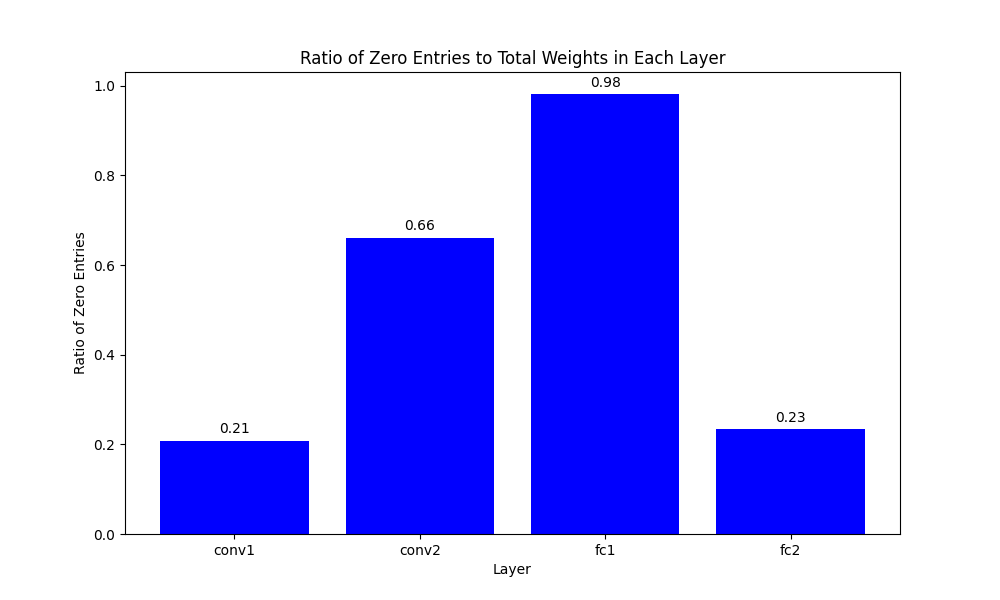

This chart was generated by the following Python code:
# import pandas as pd
# import matplotlib.pyplot as plt
# import csv
# import numpy as np

# csvfile = 'zero_indices.csv'

# zero_indices = {}

# with open('zero_indices.csv', 'r') as csvfile:
#         reader = csv.reader(csvfile)
#         next(reader)  # Skip header
#         for row in reader:
#             layer_name = row[0]
#             index = tuple(map(int, row[1:]))
#             if layer_name not in zero_indices:
#                 zero_indices[layer_name] = []
#             zero_indices[layer_name].append(index)

# layer_names = ['conv1', 'conv2', 'fc1', 'fc2']
# counts = [len(zero_indices.get(layer, [])) for layer in layer_names]

# plt.figure(figsize=(10, 6))
# bars = plt.bar(layer_names, counts, color='blue')

# for bar, count in zip(bars, counts):
#     yval = bar.get_height()
#     plt.text(bar.get_x() + bar.get_width() / 2, yval + 5, count, ha='center', va='bottom')

# plt.xlabel('Layer')
# plt.ylabel('Number of Zero Entries')
# plt.title('Number of Zero Entries in Each Layer')
# plt.ylim(0, max(counts) + 10)  
# plt.show()



import pandas as pd
import matplotlib.pyplot as plt
import csv
import torch
import torch.nn as nn

# Define the model
class Net(nn.Module):
    def __init__(self):
        super(Net, self).__init__()
        self.conv1 = nn.Conv2d(1, 32, 3, 1)
        self.conv2 = nn.Conv2d(32, 64, 3, 1)
        self.dropout1 = nn.Dropout2d(0.25)
        self.dropout2 = nn.Dropout2d(0.5)
        self.fc1 = nn.Linear(9216, 128)
        self.fc2 = nn.Linear(128, 10)

# Instantiate the model
model = Net()

# Read the CSV file and create the zero_indices dictionary
csvfile = 'zero_indices.csv'
zero_indices = {}

with open(csvfile, 'r') as csvfile:
    reader = csv.reader(csvfile)
    next(reader)  # Skip header
    for row in reader:
        layer_name = row[0]
        index = tuple(map(int, row[1:]))
        if layer_name not in zero_indices:
            zero_indices[layer_name] = []
        zero_indices[layer_name].append(index)

# Get total number of weights in each layer
total_weights = {
    'conv1': model.conv1.weight.nelement(),
    'conv2': model.conv2.weight.nelement(),
    'fc1': model.fc1.weight.nelement(),
    'fc2': model.fc2.weight.nelement()
}

# Calculate the ratio of zero entries to total weights for each layer
layer_names = ['conv1', 'conv2', 'fc1', 'fc2']
ratios = [len(zero_indices.get(layer, [])) / total_weights[layer] for layer in layer_names]

# Plotting the bar plot
plt.figure(figsize=(10, 6))
bars = plt.bar(layer_names, ratios, color='blue')

# Add text labels above each bar to show the ratio
for bar, ratio in zip(bars, ratios):
    yval = bar.get_height()
    plt.text(bar.get_x() + bar.get_width() / 2, yval + 0.01, f'{ratio:.2f}', ha='center', va='bottom')

plt.xlabel('Layer')
plt.ylabel('Ratio of Zero Entries')
plt.title('Ratio of Zero Entries to Total Weights in Each Layer')
plt.ylim(0, max(ratios) + 0.05)  # Add some space above the tallest bar for the text
plt.show()
